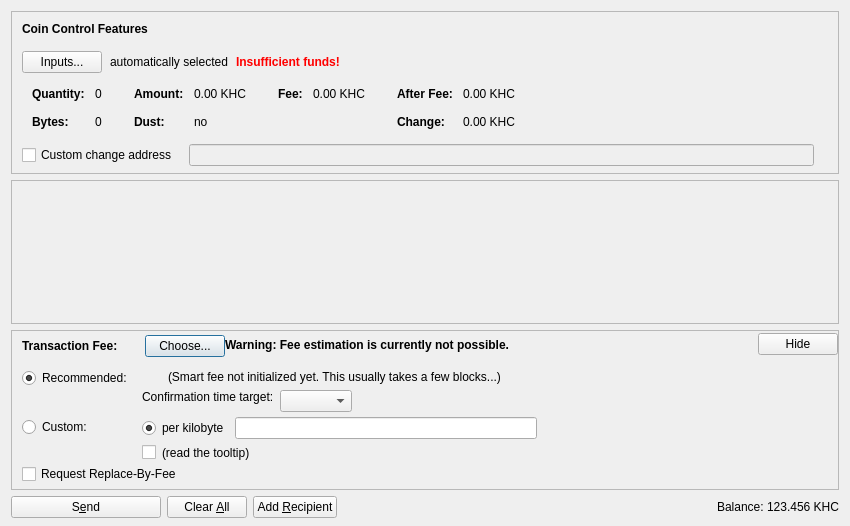
<?xml version="1.0" encoding="UTF-8"?>
<ui version="4.0">
 <class>SendCoinsDialog</class>
 <widget class="QDialog" name="SendCoinsDialog">
  <property name="geometry">
   <rect>
    <x>0</x>
    <y>0</y>
    <width>850</width>
    <height>526</height>
   </rect>
  </property>
  <property name="windowTitle">
   <string>Send Coins</string>
  </property>
  <layout class="QVBoxLayout" name="verticalLayout" stretch="0,1,0,0">
   <property name="bottomMargin">
    <number>8</number>
   </property>
   <item>
    <widget class="QFrame" name="frameCoinControl">
     <property name="sizePolicy">
      <sizepolicy hsizetype="Expanding" vsizetype="Expanding">
       <horstretch>0</horstretch>
       <verstretch>0</verstretch>
      </sizepolicy>
     </property>
     <property name="maximumSize">
      <size>
       <width>16777215</width>
       <height>16777215</height>
      </size>
     </property>
     <property name="frameShape">
      <enum>QFrame::StyledPanel</enum>
     </property>
     <property name="frameShadow">
      <enum>QFrame::Sunken</enum>
     </property>
     <layout class="QVBoxLayout" name="verticalLayoutCoinControl2">
      <property name="spacing">
       <number>0</number>
      </property>
      <property name="leftMargin">
       <number>0</number>
      </property>
      <property name="topMargin">
       <number>0</number>
      </property>
      <property name="rightMargin">
       <number>0</number>
      </property>
      <property name="bottomMargin">
       <number>6</number>
      </property>
      <item>
       <layout class="QVBoxLayout" name="verticalLayoutCoinControl" stretch="0,0,0,0,1">
        <property name="spacing">
         <number>0</number>
        </property>
        <property name="leftMargin">
         <number>10</number>
        </property>
        <property name="topMargin">
         <number>10</number>
        </property>
        <item>
         <layout class="QHBoxLayout" name="horizontalLayoutCoinControl1">
          <property name="bottomMargin">
           <number>15</number>
          </property>
          <item>
           <widget class="QLabel" name="labelCoinControlFeatures">
            <property name="sizePolicy">
             <sizepolicy hsizetype="Preferred" vsizetype="Maximum">
              <horstretch>0</horstretch>
              <verstretch>0</verstretch>
             </sizepolicy>
            </property>
            <property name="font">
             <font>
              <weight>75</weight>
              <bold>true</bold>
             </font>
            </property>
            <property name="styleSheet">
             <string notr="true">font-weight:bold;</string>
            </property>
            <property name="text">
             <string>Coin Control Features</string>
            </property>
           </widget>
          </item>
         </layout>
        </item>
        <item>
         <layout class="QHBoxLayout" name="horizontalLayoutCoinControl2" stretch="0,0,0,0">
          <property name="spacing">
           <number>8</number>
          </property>
          <property name="bottomMargin">
           <number>10</number>
          </property>
          <item>
           <widget class="QPushButton" name="pushButtonCoinControl">
            <property name="styleSheet">
             <string notr="true"/>
            </property>
            <property name="text">
             <string>Inputs...</string>
            </property>
            <property name="autoDefault">
             <bool>false</bool>
            </property>
           </widget>
          </item>
          <item>
           <widget class="QLabel" name="labelCoinControlAutomaticallySelected">
            <property name="text">
             <string>automatically selected</string>
            </property>
            <property name="margin">
             <number>5</number>
            </property>
           </widget>
          </item>
          <item>
           <widget class="QLabel" name="labelCoinControlInsuffFunds">
            <property name="font">
             <font>
              <weight>75</weight>
              <bold>true</bold>
             </font>
            </property>
            <property name="styleSheet">
             <string notr="true">color:red;font-weight:bold;</string>
            </property>
            <property name="text">
             <string>Insufficient funds!</string>
            </property>
            <property name="margin">
             <number>5</number>
            </property>
           </widget>
          </item>
          <item>
           <spacer name="horizontalSpacerCoinControl">
            <property name="orientation">
             <enum>Qt::Horizontal</enum>
            </property>
            <property name="sizeHint" stdset="0">
             <size>
              <width>40</width>
              <height>1</height>
             </size>
            </property>
           </spacer>
          </item>
         </layout>
        </item>
        <item>
         <widget class="QWidget" name="widgetCoinControl" native="true">
          <property name="sizePolicy">
           <sizepolicy hsizetype="Preferred" vsizetype="Preferred">
            <horstretch>0</horstretch>
            <verstretch>0</verstretch>
           </sizepolicy>
          </property>
          <property name="minimumSize">
           <size>
            <width>0</width>
            <height>0</height>
           </size>
          </property>
          <property name="styleSheet">
           <string notr="true"/>
          </property>
          <layout class="QHBoxLayout" name="horizontalLayoutCoinControl5">
           <property name="leftMargin">
            <number>0</number>
           </property>
           <property name="topMargin">
            <number>0</number>
           </property>
           <property name="rightMargin">
            <number>0</number>
           </property>
           <property name="bottomMargin">
            <number>0</number>
           </property>
           <item>
            <layout class="QHBoxLayout" name="horizontalLayoutCoinControl3" stretch="0,0,0,1">
             <property name="spacing">
              <number>20</number>
             </property>
             <property name="topMargin">
              <number>0</number>
             </property>
             <property name="bottomMargin">
              <number>10</number>
             </property>
             <item>
              <layout class="QFormLayout" name="formLayoutCoinControl1">
               <property name="horizontalSpacing">
                <number>10</number>
               </property>
               <property name="verticalSpacing">
                <number>14</number>
               </property>
               <property name="leftMargin">
                <number>10</number>
               </property>
               <property name="topMargin">
                <number>4</number>
               </property>
               <property name="rightMargin">
                <number>6</number>
               </property>
               <item row="0" column="0">
                <widget class="QLabel" name="labelCoinControlQuantityText">
                 <property name="font">
                  <font>
                   <weight>75</weight>
                   <bold>true</bold>
                  </font>
                 </property>
                 <property name="text">
                  <string>Quantity:</string>
                 </property>
                 <property name="margin">
                  <number>0</number>
                 </property>
                </widget>
               </item>
               <item row="0" column="1">
                <widget class="QLabel" name="labelCoinControlQuantity">
                 <property name="cursor">
                  <cursorShape>IBeamCursor</cursorShape>
                 </property>
                 <property name="contextMenuPolicy">
                  <enum>Qt::ActionsContextMenu</enum>
                 </property>
                 <property name="text">
                  <string notr="true">0</string>
                 </property>
                 <property name="margin">
                  <number>0</number>
                 </property>
                 <property name="textInteractionFlags">
                  <set>Qt::LinksAccessibleByMouse|Qt::TextSelectableByKeyboard|Qt::TextSelectableByMouse</set>
                 </property>
                </widget>
               </item>
               <item row="1" column="0">
                <widget class="QLabel" name="labelCoinControlBytesText">
                 <property name="font">
                  <font>
                   <weight>75</weight>
                   <bold>true</bold>
                  </font>
                 </property>
                 <property name="text">
                  <string>Bytes:</string>
                 </property>
                </widget>
               </item>
               <item row="1" column="1">
                <widget class="QLabel" name="labelCoinControlBytes">
                 <property name="cursor">
                  <cursorShape>IBeamCursor</cursorShape>
                 </property>
                 <property name="contextMenuPolicy">
                  <enum>Qt::ActionsContextMenu</enum>
                 </property>
                 <property name="text">
                  <string notr="true">0</string>
                 </property>
                 <property name="textInteractionFlags">
                  <set>Qt::LinksAccessibleByMouse|Qt::TextSelectableByKeyboard|Qt::TextSelectableByMouse</set>
                 </property>
                </widget>
               </item>
              </layout>
             </item>
             <item>
              <layout class="QFormLayout" name="formLayoutCoinControl2">
               <property name="horizontalSpacing">
                <number>10</number>
               </property>
               <property name="verticalSpacing">
                <number>14</number>
               </property>
               <property name="leftMargin">
                <number>6</number>
               </property>
               <property name="topMargin">
                <number>4</number>
               </property>
               <property name="rightMargin">
                <number>6</number>
               </property>
               <item row="0" column="0">
                <widget class="QLabel" name="labelCoinControlAmountText">
                 <property name="font">
                  <font>
                   <weight>75</weight>
                   <bold>true</bold>
                  </font>
                 </property>
                 <property name="text">
                  <string>Amount:</string>
                 </property>
                 <property name="margin">
                  <number>0</number>
                 </property>
                </widget>
               </item>
               <item row="0" column="1">
                <widget class="QLabel" name="labelCoinControlAmount">
                 <property name="cursor">
                  <cursorShape>IBeamCursor</cursorShape>
                 </property>
                 <property name="contextMenuPolicy">
                  <enum>Qt::ActionsContextMenu</enum>
                 </property>
                 <property name="text">
                  <string notr="true">0.00 KHC</string>
                 </property>
                 <property name="textInteractionFlags">
                  <set>Qt::LinksAccessibleByMouse|Qt::TextSelectableByKeyboard|Qt::TextSelectableByMouse</set>
                 </property>
                </widget>
               </item>
               <item row="1" column="0">
                <widget class="QLabel" name="labelCoinControlLowOutputText">
                 <property name="font">
                  <font>
                   <weight>75</weight>
                   <bold>true</bold>
                  </font>
                 </property>
                 <property name="text">
                  <string>Dust:</string>
                 </property>
                </widget>
               </item>
               <item row="1" column="1">
                <widget class="QLabel" name="labelCoinControlLowOutput">
                 <property name="cursor">
                  <cursorShape>IBeamCursor</cursorShape>
                 </property>
                 <property name="contextMenuPolicy">
                  <enum>Qt::ActionsContextMenu</enum>
                 </property>
                 <property name="text">
                  <string notr="true">no</string>
                 </property>
                 <property name="textInteractionFlags">
                  <set>Qt::LinksAccessibleByMouse|Qt::TextSelectableByKeyboard|Qt::TextSelectableByMouse</set>
                 </property>
                </widget>
               </item>
              </layout>
             </item>
             <item>
              <layout class="QFormLayout" name="formLayoutCoinControl3">
               <property name="horizontalSpacing">
                <number>10</number>
               </property>
               <property name="verticalSpacing">
                <number>14</number>
               </property>
               <property name="leftMargin">
                <number>6</number>
               </property>
               <property name="topMargin">
                <number>4</number>
               </property>
               <property name="rightMargin">
                <number>6</number>
               </property>
               <item row="0" column="0">
                <widget class="QLabel" name="labelCoinControlFeeText">
                 <property name="font">
                  <font>
                   <weight>75</weight>
                   <bold>true</bold>
                  </font>
                 </property>
                 <property name="text">
                  <string>Fee:</string>
                 </property>
                 <property name="margin">
                  <number>0</number>
                 </property>
                </widget>
               </item>
               <item row="0" column="1">
                <widget class="QLabel" name="labelCoinControlFee">
                 <property name="cursor">
                  <cursorShape>IBeamCursor</cursorShape>
                 </property>
                 <property name="contextMenuPolicy">
                  <enum>Qt::ActionsContextMenu</enum>
                 </property>
                 <property name="text">
                  <string notr="true">0.00 KHC</string>
                 </property>
                 <property name="textInteractionFlags">
                  <set>Qt::LinksAccessibleByMouse|Qt::TextSelectableByKeyboard|Qt::TextSelectableByMouse</set>
                 </property>
                </widget>
               </item>
              </layout>
             </item>
             <item>
              <layout class="QFormLayout" name="formLayoutCoinControl4">
               <property name="horizontalSpacing">
                <number>10</number>
               </property>
               <property name="verticalSpacing">
                <number>14</number>
               </property>
               <property name="leftMargin">
                <number>6</number>
               </property>
               <property name="topMargin">
                <number>4</number>
               </property>
               <property name="rightMargin">
                <number>6</number>
               </property>
               <item row="0" column="0">
                <widget class="QLabel" name="labelCoinControlAfterFeeText">
                 <property name="font">
                  <font>
                   <weight>75</weight>
                   <bold>true</bold>
                  </font>
                 </property>
                 <property name="text">
                  <string>After Fee:</string>
                 </property>
                 <property name="margin">
                  <number>0</number>
                 </property>
                </widget>
               </item>
               <item row="0" column="1">
                <widget class="QLabel" name="labelCoinControlAfterFee">
                 <property name="cursor">
                  <cursorShape>IBeamCursor</cursorShape>
                 </property>
                 <property name="contextMenuPolicy">
                  <enum>Qt::ActionsContextMenu</enum>
                 </property>
                 <property name="text">
                  <string notr="true">0.00 KHC</string>
                 </property>
                 <property name="textInteractionFlags">
                  <set>Qt::LinksAccessibleByMouse|Qt::TextSelectableByKeyboard|Qt::TextSelectableByMouse</set>
                 </property>
                </widget>
               </item>
               <item row="1" column="0">
                <widget class="QLabel" name="labelCoinControlChangeText">
                 <property name="font">
                  <font>
                   <weight>75</weight>
                   <bold>true</bold>
                  </font>
                 </property>
                 <property name="text">
                  <string>Change:</string>
                 </property>
                </widget>
               </item>
               <item row="1" column="1">
                <widget class="QLabel" name="labelCoinControlChange">
                 <property name="cursor">
                  <cursorShape>IBeamCursor</cursorShape>
                 </property>
                 <property name="contextMenuPolicy">
                  <enum>Qt::ActionsContextMenu</enum>
                 </property>
                 <property name="text">
                  <string notr="true">0.00 KHC</string>
                 </property>
                 <property name="textInteractionFlags">
                  <set>Qt::LinksAccessibleByMouse|Qt::TextSelectableByKeyboard|Qt::TextSelectableByMouse</set>
                 </property>
                </widget>
               </item>
              </layout>
             </item>
            </layout>
           </item>
          </layout>
         </widget>
        </item>
        <item>
         <layout class="QHBoxLayout" name="horizontalLayoutCoinControl4" stretch="0,0,0">
          <property name="spacing">
           <number>12</number>
          </property>
          <property name="sizeConstraint">
           <enum>QLayout::SetDefaultConstraint</enum>
          </property>
          <property name="topMargin">
           <number>5</number>
          </property>
          <property name="rightMargin">
           <number>5</number>
          </property>
          <item>
           <widget class="QCheckBox" name="checkBoxCoinControlChange">
            <property name="toolTip">
             <string>If this is activated, but the change address is empty or invalid, change will be sent to a newly generated address.</string>
            </property>
            <property name="text">
             <string>Custom change address</string>
            </property>
           </widget>
          </item>
          <item>
           <widget class="QValidatedLineEdit" name="lineEditCoinControlChange">
            <property name="enabled">
             <bool>false</bool>
            </property>
            <property name="sizePolicy">
             <sizepolicy hsizetype="Expanding" vsizetype="Fixed">
              <horstretch>0</horstretch>
              <verstretch>0</verstretch>
             </sizepolicy>
            </property>
           </widget>
          </item>
          <item>
           <widget class="QLabel" name="labelCoinControlChangeLabel">
            <property name="sizePolicy">
             <sizepolicy hsizetype="Preferred" vsizetype="Expanding">
              <horstretch>0</horstretch>
              <verstretch>0</verstretch>
             </sizepolicy>
            </property>
            <property name="minimumSize">
             <size>
              <width>0</width>
              <height>0</height>
             </size>
            </property>
            <property name="text">
             <string/>
            </property>
            <property name="margin">
             <number>3</number>
            </property>
           </widget>
          </item>
         </layout>
        </item>
        <item>
         <spacer name="verticalSpacerCoinControl">
          <property name="orientation">
           <enum>Qt::Vertical</enum>
          </property>
          <property name="sizeHint" stdset="0">
           <size>
            <width>800</width>
            <height>1</height>
           </size>
          </property>
         </spacer>
        </item>
       </layout>
      </item>
     </layout>
    </widget>
   </item>
   <item>
    <widget class="QScrollArea" name="scrollArea">
     <property name="widgetResizable">
      <bool>true</bool>
     </property>
     <widget class="QWidget" name="scrollAreaWidgetContents">
      <property name="geometry">
       <rect>
        <x>0</x>
        <y>0</y>
        <width>830</width>
        <height>104</height>
       </rect>
      </property>
      <layout class="QVBoxLayout" name="verticalLayout_2" stretch="0,1">
       <property name="leftMargin">
        <number>0</number>
       </property>
       <property name="topMargin">
        <number>0</number>
       </property>
       <property name="rightMargin">
        <number>0</number>
       </property>
       <property name="bottomMargin">
        <number>0</number>
       </property>
       <item>
        <layout class="QVBoxLayout" name="entries">
         <property name="spacing">
          <number>6</number>
         </property>
        </layout>
       </item>
       <item>
        <spacer name="verticalSpacer">
         <property name="orientation">
          <enum>Qt::Vertical</enum>
         </property>
         <property name="sizeHint" stdset="0">
          <size>
           <width>20</width>
           <height>40</height>
          </size>
         </property>
        </spacer>
       </item>
      </layout>
     </widget>
    </widget>
   </item>
   <item>
    <widget class="QFrame" name="frameFee">
     <property name="sizePolicy">
      <sizepolicy hsizetype="Expanding" vsizetype="Expanding">
       <horstretch>0</horstretch>
       <verstretch>0</verstretch>
      </sizepolicy>
     </property>
     <property name="maximumSize">
      <size>
       <width>16777215</width>
       <height>16777215</height>
      </size>
     </property>
     <property name="frameShape">
      <enum>QFrame::StyledPanel</enum>
     </property>
     <property name="frameShadow">
      <enum>QFrame::Sunken</enum>
     </property>
     <layout class="QVBoxLayout" name="verticalLayoutFee1">
      <property name="spacing">
       <number>0</number>
      </property>
      <property name="leftMargin">
       <number>0</number>
      </property>
      <property name="topMargin">
       <number>0</number>
      </property>
      <property name="rightMargin">
       <number>0</number>
      </property>
      <property name="bottomMargin">
       <number>0</number>
      </property>
      <item>
       <layout class="QVBoxLayout" name="verticalLayoutFee2" stretch="0,0,0">
        <property name="spacing">
         <number>0</number>
        </property>
        <property name="leftMargin">
         <number>10</number>
        </property>
        <property name="topMargin">
         <number>0</number>
        </property>
        <item>
         <layout class="QHBoxLayout" name="horizontalLayoutFee1">
          <property name="bottomMargin">
           <number>0</number>
          </property>
          <item>
           <layout class="QVBoxLayout" name="verticalLayoutFee7">
            <property name="spacing">
             <number>0</number>
            </property>
            <item>
             <spacer name="verticalSpacerSmartFee">
              <property name="orientation">
               <enum>Qt::Vertical</enum>
              </property>
              <property name="sizeType">
               <enum>QSizePolicy::Fixed</enum>
              </property>
              <property name="sizeHint" stdset="0">
               <size>
                <width>1</width>
                <height>4</height>
               </size>
              </property>
             </spacer>
            </item>
            <item>
             <layout class="QHBoxLayout" name="horizontalLayoutSmartFee">
              <property name="spacing">
               <number>10</number>
              </property>
              <item>
               <widget class="QLabel" name="labelFeeHeadline">
                <property name="sizePolicy">
                 <sizepolicy hsizetype="Preferred" vsizetype="Maximum">
                  <horstretch>0</horstretch>
                  <verstretch>0</verstretch>
                 </sizepolicy>
                </property>
                <property name="font">
                 <font>
                  <weight>75</weight>
                  <bold>true</bold>
                 </font>
                </property>
                <property name="styleSheet">
                 <string notr="true">font-weight:bold;</string>
                </property>
                <property name="text">
                 <string>Transaction Fee:</string>
                </property>
               </widget>
              </item>
              <item>
               <widget class="QLabel" name="labelFeeMinimized">
                <property name="text">
                 <string/>
                </property>
               </widget>
              </item>
              <item>
               <widget class="QPushButton" name="buttonChooseFee">
                <property name="text">
                 <string>Choose...</string>
                </property>
               </widget>
              </item>
             </layout>
            </item>
            <item>
             <spacer name="verticalSpacer_5">
              <property name="orientation">
               <enum>Qt::Vertical</enum>
              </property>
              <property name="sizeHint" stdset="0">
               <size>
                <width>1</width>
                <height>1</height>
               </size>
              </property>
             </spacer>
            </item>
           </layout>
          </item>
          <item>
           <widget class="QLabel" name="fallbackFeeWarningLabel">
            <property name="toolTip">
             <string>Using the fallbackfee can result in sending a transaction that will take several hours or days (or never) to confirm. Consider choosing your fee manually or wait until you have validated the complete chain.</string>
            </property>
            <property name="font">
            <font>
                <weight>75</weight>
                <bold>true</bold>
            </font>
            </property>
            <property name="text">
             <string>Warning: Fee estimation is currently not possible.</string>
            </property>
            <property name="wordWrap">
             <bool>false</bool>
            </property>
           </widget>
          </item>
          <item>
           <spacer name="horizontalSpacer_4">
            <property name="orientation">
             <enum>Qt::Horizontal</enum>
            </property>
            <property name="sizeType">
             <enum>QSizePolicy::MinimumExpanding</enum>
            </property>
            <property name="sizeHint" stdset="0">
             <size>
              <width>40</width>
              <height>20</height>
             </size>
            </property>
           </spacer>
          </item>
          <item>
           <widget class="QPushButton" name="buttonMinimizeFee">
            <property name="toolTip">
             <string>collapse fee-settings</string>
            </property>
            <property name="text">
             <string>Hide</string>
            </property>
           </widget>
          </item>
         </layout>
        </item>
        <item>
         <widget class="QFrame" name="frameFeeSelection">
          <layout class="QVBoxLayout" name="verticalLayoutFee12">
           <property name="spacing">
            <number>0</number>
           </property>
           <property name="leftMargin">
            <number>0</number>
           </property>
           <property name="topMargin">
            <number>0</number>
           </property>
           <property name="rightMargin">
            <number>0</number>
           </property>
           <property name="bottomMargin">
            <number>0</number>
           </property>
           <item>
            <layout class="QGridLayout" name="gridLayoutFee">
             <property name="topMargin">
              <number>10</number>
             </property>
             <property name="bottomMargin">
              <number>4</number>
             </property>
             <property name="horizontalSpacing">
              <number>10</number>
             </property>
             <property name="verticalSpacing">
              <number>4</number>
             </property>
             <item row="1" column="1">
              <layout class="QVBoxLayout" name="verticalLayoutFee8">
               <property name="spacing">
                <number>6</number>
               </property>
               <item>
                <layout class="QHBoxLayout" name="horizontalLayoutFee13">
                 <item>
                  <widget class="QRadioButton" name="radioCustomPerKilobyte">
                   <property name="toolTip">
                    <string>If the custom fee is set to 1000 satoshis and the transaction is only 250 bytes, then &quot;per kilobyte&quot; only pays 250 satoshis in fee, while &quot;total at least&quot; pays 1000 satoshis. For transactions bigger than a kilobyte both pay by kilobyte.</string>
                   </property>
                   <property name="text">
                    <string>per kilobyte</string>
                   </property>
                   <property name="checked">
                    <bool>true</bool>
                   </property>
                   <attribute name="buttonGroup">
                    <string notr="true">groupCustomFee</string>
                   </attribute>
                  </widget>
                 </item>
                 <item>
                  <widget class="BitcoinAmountField" name="customFee"/>
                 </item>
                 <item>
                  <spacer name="horizontalSpacer_6">
                   <property name="orientation">
                    <enum>Qt::Horizontal</enum>
                   </property>
                   <property name="sizeHint" stdset="0">
                    <size>
                     <width>1</width>
                     <height>1</height>
                    </size>
                   </property>
                  </spacer>
                 </item>
                </layout>
               </item>
               <item>
                <layout class="QHBoxLayout" name="horizontalLayoutFee8">
                 <item>
                  <widget class="QCheckBox" name="checkBoxMinimumFee">
                   <property name="toolTip">
                    <string>Paying only the minimum fee is just fine as long as there is less transaction volume than space in the blocks. But be aware that this can end up in a never confirming transaction once there is more demand for khcoin transactions than the network can process.</string>
                   </property>
                   <property name="text">
                    <string/>
                   </property>
                  </widget>
                 </item>
                 <item>
                  <widget class="QLabel" name="labelMinFeeWarning">
                   <property name="enabled">
                    <bool>true</bool>
                   </property>
                   <property name="toolTip">
                    <string>Paying only the minimum fee is just fine as long as there is less transaction volume than space in the blocks. But be aware that this can end up in a never confirming transaction once there is more demand for khcoin transactions than the network can process.</string>
                   </property>
                   <property name="text">
                    <string>(read the tooltip)</string>
                   </property>
                   <property name="margin">
                    <number>5</number>
                   </property>
                  </widget>
                 </item>
                 <item>
                  <spacer name="horizontalSpacer_2">
                   <property name="orientation">
                    <enum>Qt::Horizontal</enum>
                   </property>
                   <property name="sizeHint" stdset="0">
                    <size>
                     <width>1</width>
                     <height>1</height>
                    </size>
                   </property>
                  </spacer>
                 </item>
                </layout>
               </item>
              </layout>
             </item>
             <item row="0" column="0">
              <layout class="QVBoxLayout" name="verticalLayoutFee4" stretch="0,1">
               <item>
                <widget class="QRadioButton" name="radioSmartFee">
                 <property name="text">
                  <string>Recommended:</string>
                 </property>
                 <property name="checked">
                  <bool>true</bool>
                 </property>
                 <attribute name="buttonGroup">
                  <string notr="true">groupFee</string>
                 </attribute>
                </widget>
               </item>
               <item>
                <spacer name="verticalSpacer_2">
                 <property name="orientation">
                  <enum>Qt::Vertical</enum>
                 </property>
                 <property name="sizeHint" stdset="0">
                  <size>
                   <width>1</width>
                   <height>1</height>
                  </size>
                 </property>
                </spacer>
               </item>
              </layout>
             </item>
             <item row="1" column="0">
              <layout class="QVBoxLayout" name="verticalLayoutFee9" stretch="0,1">
               <item>
                <widget class="QRadioButton" name="radioCustomFee">
                 <property name="text">
                  <string>Custom:</string>
                 </property>
                 <attribute name="buttonGroup">
                  <string notr="true">groupFee</string>
                 </attribute>
                </widget>
               </item>
               <item>
                <spacer name="verticalSpacer_6">
                 <property name="orientation">
                  <enum>Qt::Vertical</enum>
                 </property>
                 <property name="sizeHint" stdset="0">
                  <size>
                   <width>1</width>
                   <height>1</height>
                  </size>
                 </property>
                </spacer>
               </item>
              </layout>
             </item>
             <item row="0" column="1">
              <layout class="QVBoxLayout" name="verticalLayoutFee3" stretch="0,0,1">
               <property name="spacing">
                <number>6</number>
               </property>
               <property name="topMargin">
                <number>2</number>
               </property>
               <item>
                <layout class="QHBoxLayout" name="horizontalLayoutFee12">
                 <item>
                  <widget class="QLabel" name="labelSmartFee">
                   <property name="text">
                    <string/>
                   </property>
                   <property name="margin">
                    <number>2</number>
                   </property>
                  </widget>
                 </item>
                 <item>
                  <widget class="QLabel" name="labelFeeEstimation">
                   <property name="text">
                    <string/>
                   </property>
                  </widget>
                 </item>
                 <item>
                  <widget class="QLabel" name="labelSmartFee2">
                   <property name="text">
                    <string>(Smart fee not initialized yet. This usually takes a few blocks...)</string>
                   </property>
                   <property name="margin">
                    <number>2</number>
                   </property>
                  </widget>
                 </item>
                 <item>
                  <spacer name="horizontalSpacer_5">
                   <property name="orientation">
                    <enum>Qt::Horizontal</enum>
                   </property>
                   <property name="sizeHint" stdset="0">
                    <size>
                     <width>1</width>
                     <height>1</height>
                    </size>
                   </property>
                  </spacer>
                 </item>
                </layout>
               </item>
               <item>
                <layout class="QHBoxLayout" name="horizontalLayoutFee9">
                 <item>
                  <layout class="QVBoxLayout" name="verticalLayoutFee6">
                   <item>
                    <widget class="QLabel" name="labelSmartFee3">
                     <property name="text">
                      <string>Confirmation time target:</string>
                     </property>
                     <property name="margin">
                      <number>2</number>
                     </property>
                    </widget>
                   </item>
                   <item>
                    <spacer name="verticalSpacer_3">
                     <property name="orientation">
                      <enum>Qt::Vertical</enum>
                     </property>
                     <property name="sizeHint" stdset="0">
                      <size>
                       <width>1</width>
                       <height>1</height>
                      </size>
                     </property>
                    </spacer>
                   </item>
                  </layout>
                 </item>
                 <item>
                  <layout class="QVBoxLayout" name="verticalLayoutFee5">
                   <property name="rightMargin">
                    <number>30</number>
                   </property>
                   <item>
                    <layout class="QHBoxLayout" name="horizontalLayoutConfTarget">
                     <property name="bottomMargin">
                      <number>0</number>
                     </property>
                     <item>
                      <widget class="QComboBox" name="confTargetSelector"/>
                     </item>
                     <item>
                      <spacer name="horizontalSpacerConfTarget">
                       <property name="orientation">
                        <enum>Qt::Horizontal</enum>
                       </property>
                       <property name="sizeHint" stdset="0">
                        <size>
                         <width>40</width>
                         <height>20</height>
                        </size>
                       </property>
                      </spacer>
                     </item>
                    </layout>
                   </item>
                  </layout>
                 </item>
                </layout>
               </item>
               <item>
                <spacer name="verticalSpacer_4">
                 <property name="orientation">
                  <enum>Qt::Vertical</enum>
                 </property>
                 <property name="sizeHint" stdset="0">
                  <size>
                   <width>1</width>
                   <height>1</height>
                  </size>
                 </property>
                </spacer>
               </item>
              </layout>
             </item>
            </layout>
           </item>
           <item>
            <widget class="QCheckBox" name="optInRBF">
             <property name="text">
              <string>Request Replace-By-Fee</string>
             </property>
             <property name="toolTip">
              <string>Indicates that the sender may wish to replace this transaction with a new one paying higher fees (prior to being confirmed).</string>
             </property>
            </widget>
           </item>
          </layout>
         </widget>
        </item>
        <item>
         <spacer name="verticalSpacerFee">
          <property name="orientation">
           <enum>Qt::Vertical</enum>
          </property>
          <property name="sizeHint" stdset="0">
           <size>
            <width>40</width>
            <height>5</height>
           </size>
          </property>
         </spacer>
        </item>
       </layout>
      </item>
     </layout>
    </widget>
   </item>
   <item>
    <layout class="QHBoxLayout" name="horizontalLayout">
     <item>
      <widget class="QPushButton" name="sendButton">
       <property name="minimumSize">
        <size>
         <width>150</width>
         <height>0</height>
        </size>
       </property>
       <property name="toolTip">
        <string>Confirm the send action</string>
       </property>
       <property name="text">
        <string>S&amp;end</string>
       </property>
       <property name="icon">
        <iconset resource="../bitcoin.qrc">
         <normaloff>:/icons/send</normaloff>:/icons/send</iconset>
       </property>
       <property name="autoDefault">
        <bool>false</bool>
       </property>
       <property name="default">
        <bool>false</bool>
       </property>
      </widget>
     </item>
     <item>
      <widget class="QPushButton" name="clearButton">
       <property name="sizePolicy">
        <sizepolicy hsizetype="Minimum" vsizetype="Fixed">
         <horstretch>0</horstretch>
         <verstretch>0</verstretch>
        </sizepolicy>
       </property>
       <property name="toolTip">
        <string>Clear all fields of the form.</string>
       </property>
       <property name="text">
        <string>Clear &amp;All</string>
       </property>
       <property name="icon">
        <iconset resource="../bitcoin.qrc">
         <normaloff>:/icons/remove</normaloff>:/icons/remove</iconset>
       </property>
       <property name="autoDefault">
        <bool>false</bool>
       </property>
      </widget>
     </item>
     <item>
      <widget class="QPushButton" name="addButton">
       <property name="toolTip">
        <string>Send to multiple recipients at once</string>
       </property>
       <property name="text">
        <string>Add &amp;Recipient</string>
       </property>
       <property name="icon">
        <iconset resource="../bitcoin.qrc">
         <normaloff>:/icons/add</normaloff>:/icons/add</iconset>
       </property>
       <property name="autoDefault">
        <bool>false</bool>
       </property>
      </widget>
     </item>
     <item>
      <spacer name="horizontalSpacer">
       <property name="orientation">
        <enum>Qt::Horizontal</enum>
       </property>
       <property name="sizeHint" stdset="0">
        <size>
         <width>40</width>
         <height>20</height>
        </size>
       </property>
      </spacer>
     </item>
     <item>
      <layout class="QHBoxLayout" name="horizontalLayout_2">
       <property name="spacing">
        <number>3</number>
       </property>
       <item>
        <widget class="QLabel" name="label">
         <property name="sizePolicy">
          <sizepolicy hsizetype="Preferred" vsizetype="Fixed">
           <horstretch>0</horstretch>
           <verstretch>0</verstretch>
          </sizepolicy>
         </property>
         <property name="text">
          <string>Balance:</string>
         </property>
        </widget>
       </item>
       <item>
        <widget class="QLabel" name="labelBalance">
         <property name="sizePolicy">
          <sizepolicy hsizetype="Preferred" vsizetype="Fixed">
           <horstretch>0</horstretch>
           <verstretch>0</verstretch>
          </sizepolicy>
         </property>
         <property name="cursor">
          <cursorShape>IBeamCursor</cursorShape>
         </property>
         <property name="text">
          <string notr="true">123.456 KHC</string>
         </property>
         <property name="textInteractionFlags">
          <set>Qt::LinksAccessibleByMouse|Qt::TextSelectableByKeyboard|Qt::TextSelectableByMouse</set>
         </property>
        </widget>
       </item>
      </layout>
     </item>
    </layout>
   </item>
  </layout>
 </widget>
 <customwidgets>
  <customwidget>
   <class>QValidatedLineEdit</class>
   <extends>QLineEdit</extends>
   <header>qvalidatedlineedit.h</header>
  </customwidget>
  <customwidget>
   <class>BitcoinAmountField</class>
   <extends>QLineEdit</extends>
   <header>bitcoinamountfield.h</header>
   <container>1</container>
  </customwidget>
 </customwidgets>
 <resources>
  <include location="../bitcoin.qrc"/>
 </resources>
 <connections/>
 <buttongroups>
  <buttongroup name="groupFee"/>
  <buttongroup name="groupCustomFee"/>
 </buttongroups>
</ui>
